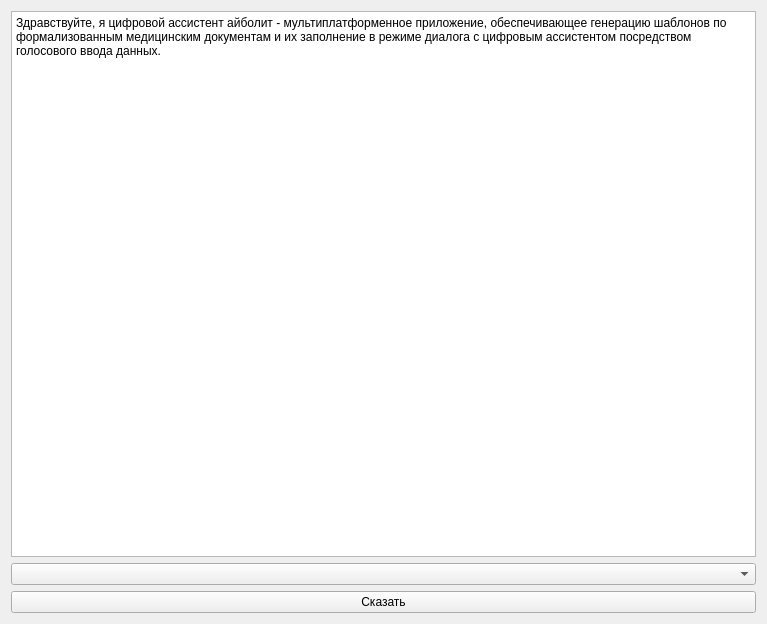
<?xml version="1.0" encoding="UTF-8"?>
<ui version="4.0">
 <class>MainWindow</class>
 <widget class="QMainWindow" name="MainWindow">
  <property name="geometry">
   <rect>
    <x>0</x>
    <y>0</y>
    <width>767</width>
    <height>624</height>
   </rect>
  </property>
  <property name="windowTitle">
   <string>MainWindow</string>
  </property>
  <widget class="QWidget" name="centralWidget">
   <layout class="QVBoxLayout" name="verticalLayout">
    <item>
     <widget class="QPlainTextEdit" name="plainTextEdit">
      <property name="plainText">
       <string>Здравствуйте, я цифровой ассистент айболит - мультиплатформенное приложение, обеспечивающее генерацию шаблонов по формализованным медицинским документам и их заполнение в режиме диалога с цифровым ассистентом посредством голосового ввода данных.
</string>
      </property>
     </widget>
    </item>
    <item>
     <widget class="QComboBox" name="comboBox"/>
    </item>
    <item>
     <widget class="QPushButton" name="pushButton">
      <property name="text">
       <string>Сказать</string>
      </property>
     </widget>
    </item>
   </layout>
  </widget>
 </widget>
 <layoutdefault spacing="6" margin="11"/>
 <resources/>
 <connections/>
</ui>
